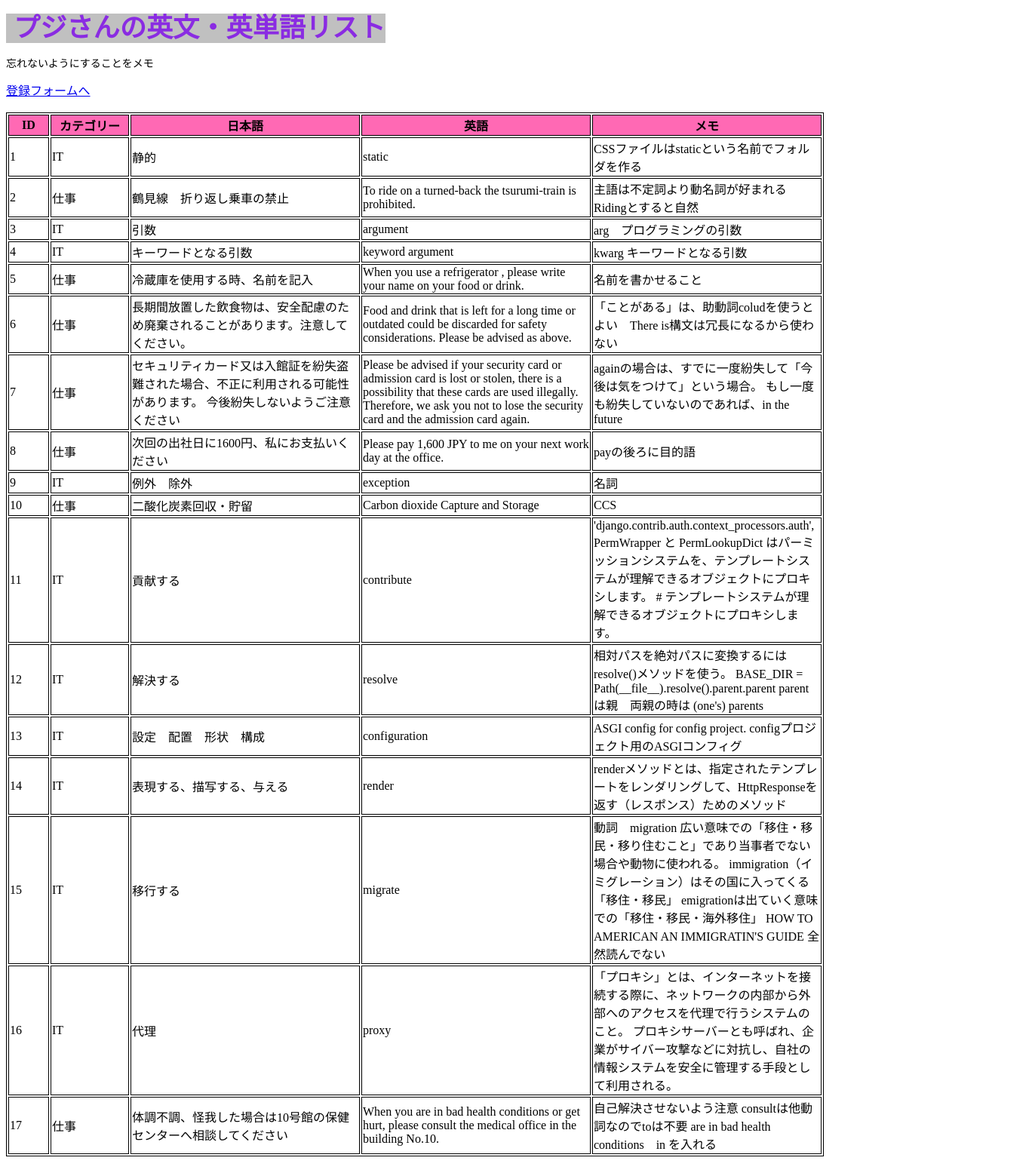
The app's page /english_list/, older data.
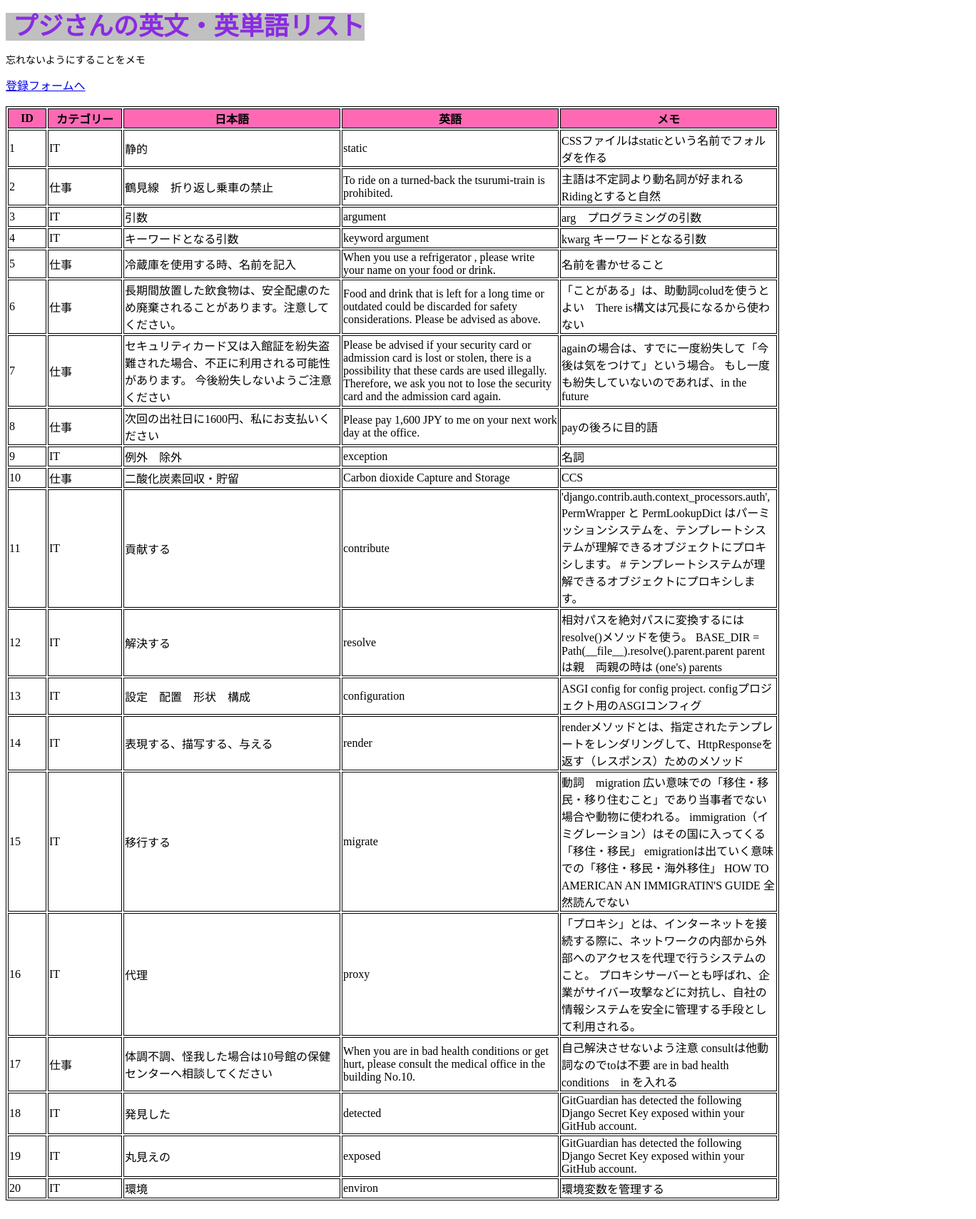
The same page, newer data.
### english_list/models.py (models this page shows, shortened)
class WordLists(models.Model):
    category = models.CharField('カテゴリー', max_length=50)
    ja_word = models.CharField('日本語', max_length=300)
    en_word = models.TextField('英語')
    memo = models.TextField('メモ')

### english_list/views.py (the view)
# urls.py: path('', views.index, name='index'),
def index(request):
    data = WordLists.objects.all()
    params = {
        'title':'english_lists',
        'message':'忘れないようにすることをメモ',
        'data':data
    }
    return render(request,'english_list/index.html',params)

### english_list/templates/english_list/index.html (shortened to what this page needs)
{% load static %}
<!DOCTYPE html>
<html lang="ja">
<head>
    <link rel="stylesheet" type="text/css" href="{% static 'english_list/css/style.css' %}"/>
</head>
<body>
    <hi>プジさんの英文・英単語リスト</hi>
    <p>{{message|safe}} </p>
    <a href="{% url 'form_create_view' %}">登録フォームへ</a><br>
    <br>
    <table>
        <tr>
            <th class="th_id">ID</th>
            <th class="th_category">カテゴリー</th>
            <th class="th_ja_word">日本語</th>
            <th class="th_en_word">英語</th>
            <th class="th_memo">メモ</th>
        </tr>
        {% for item in data %}
         <tr>
            <td class="td_id">{{item.id}}</td>
            <td class="td_category">{{item.category}}</td>
            <td class="td_ja_word">{{item.ja_word}}</td>
            <td class="td_en_word">{{item.en_word}}</td>
            <td class="td_memo">{{item.memo}}</td>
        </tr>
        {% endfor %}
    </table>
    <br>
</body>
</html>

### english_list/static/english_list/css/style.css (style rules this page uses)
body { width: 1350px; background-color: white; }
hi { font-size: 2.2em; font-weight: bold; height: 50px; background-color: silver; padding-left: 10px; color: blueviolet; margin-bottom: 30px; }
p { font-size: 14px; }
th { background-color: hotpink; }
table { border: solid 1px; }
.th_id,.td_id { width: 50px; border: solid 1px; }
.th_category,.td_category { width:100px; border: solid 1px; }
.th_ja_word,.td_ja_word { width:300px; border: solid 1px; }
.th_en_word,.td_en_word { width:300px; border: solid 1px; }
.th_memo,.td_memo { width:300px; border: solid 1px; }

Row changes from the older to the newer data that the page shows:
added WordLists: id "18", category "IT", ja_word "発見した", en_word "detected", memo "GitGuardian has detected the following Django Secret Key exposed within your GitHub account."
added WordLists: id "19", category "IT", ja_word "丸見えの", en_word "exposed", memo "GitGuardian has detected the following Django Secret Key exposed within your GitHub account."
added WordLists: id "20", category "IT", ja_word "環境", en_word "environ", memo "環境変数を管理する"
